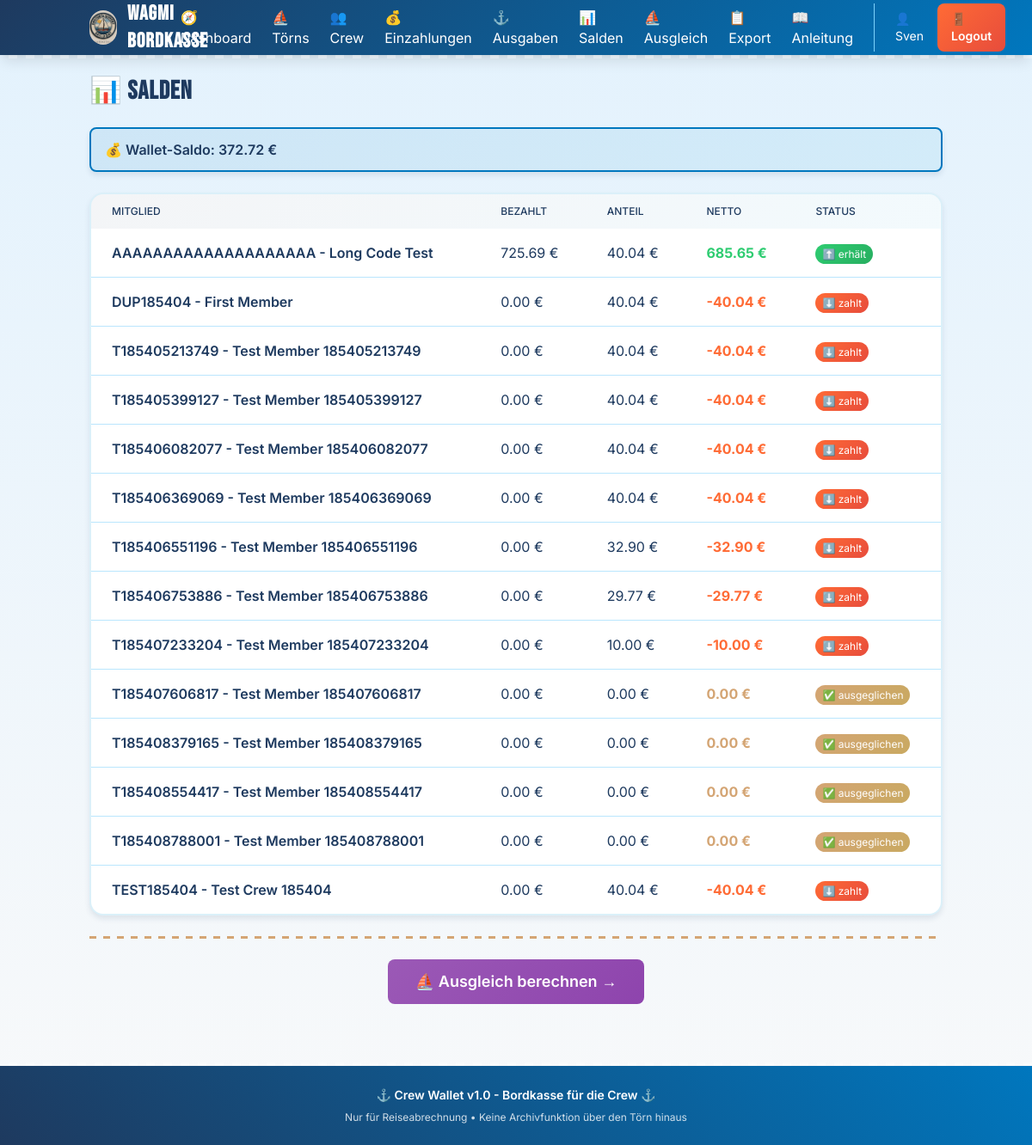
Before: /balances (signed in) with the older database file.
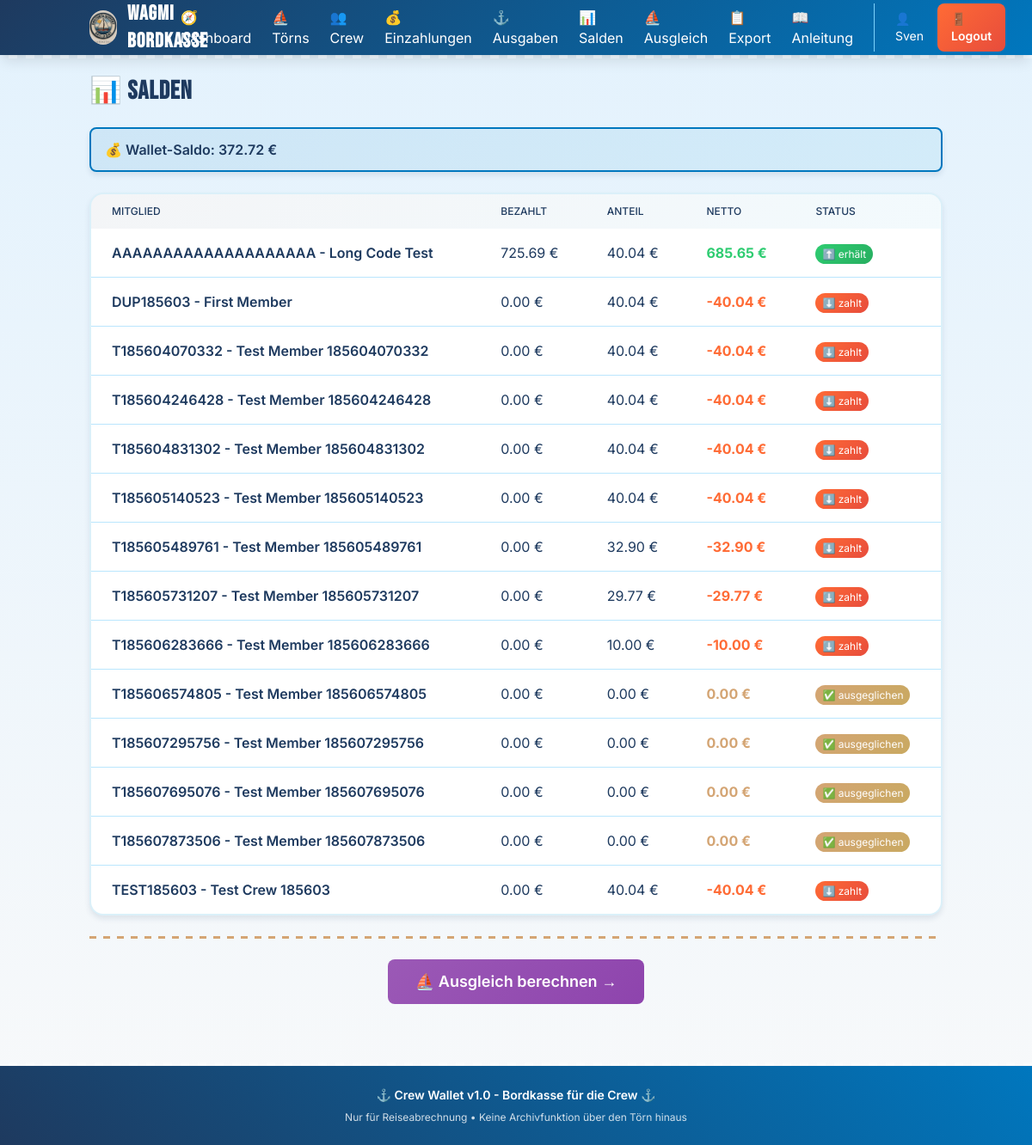
After: the same page with the newer database file.
### models.py (models this page shows)
class CrewMember(Base):
    __tablename__ = "crew_members"
    __table_args__ = (
        UniqueConstraint('trip_id', 'code', name='uq_crew_trip_code'),
    )
    id = Column(Integer, primary_key=True, index=True)
    trip_id = Column(Integer, ForeignKey("trips.id"), nullable=False)
    code = Column(String(20), nullable=False, index=True)
    name = Column(String(100), nullable=False)
    iban_or_handle = Column(String(100), nullable=True)
    created_at = Column(DateTime, default=datetime.utcnow)
    trip = relationship("Trip", back_populates="crew_members")
    deposits = relationship("Deposit", back_populates="member", cascade="all, delete-orphan")
    paid_expenses = relationship("Expense", foreign_keys="Expense.payer_id", back_populates="payer")
    expense_participations = relationship("ExpenseParticipant", back_populates="member", cascade="all, delete-orphan")

### routers/balances.py (the view)
@router.get("/balances", response_class=HTMLResponse)
async def show_balances(request: Request, db: Session = Depends(get_db)):
    active_trip = TripService.get_active_trip(db)
    if not active_trip:
        return RedirectResponse(url="/trips", status_code=303)
    balances, _ = calculate_balances(db, active_trip.id)
    total_deposits = db.query(func.sum(Deposit.amount_eur)).filter(
        Deposit.trip_id == active_trip.id
    ).scalar() or 0.0
    wallet_expenses = db.query(func.sum(Expense.amount_eur)).filter(
        Expense.paid_from == PaidFromEnum.wallet,
        Expense.trip_id == active_trip.id
    ).scalar() or 0.0
    wallet_balance = total_deposits - wallet_expenses
    return templates.TemplateResponse("balances.html", {
        "request": request,
        "balances": balances,
        "wallet_balance": round(wallet_balance, 2)
    })

### templates/balances.html
{% extends "layout.html" %}
{% block content %}
<div class="space-y-6">
    <h1 class="text-3xl font-bold maritime-header" style="color: var(--navy-deep);">📊 Salden</h1>
    <div class="porthole-card px-4 py-3 rounded-lg" style="background: linear-gradient(135deg, rgba(0, 119, 190, 0.1) 0%, rgba(135, 206, 235, 0.2) 100%); border-color: var(--ocean-blue);">
        <p class="font-semibold" style="color: var(--navy-deep);">💰 Wallet-Saldo: {{ "%.2f"|format(wallet_balance) }} €</p>
    </div>
    <div class="bg-white porthole-card overflow-hidden">
        <div class="overflow-x-auto">
            <table class="min-w-full">
                <thead style="background: linear-gradient(135deg, rgba(30, 58, 95, 0.05) 0%, rgba(135, 206, 235, 0.1) 100%);">
                    <tr>
                        <th class="px-6 py-3 text-left text-xs font-medium uppercase" style="color: var(--navy-deep);">Mitglied</th>
                        <th class="px-6 py-3 text-left text-xs font-medium uppercase" style="color: var(--navy-deep);">Bezahlt</th>
                        <th class="px-6 py-3 text-left text-xs font-medium uppercase" style="color: var(--navy-deep);">Anteil</th>
                        <th class="px-6 py-3 text-left text-xs font-medium uppercase" style="color: var(--navy-deep);">Netto</th>
                        <th class="px-6 py-3 text-left text-xs font-medium uppercase" style="color: var(--navy-deep);">Status</th>
                    </tr>
                </thead>
                <tbody class="divide-y divide-sky-200">
                    {% for balance in balances %}
                    <tr>
                        <td class="px-6 py-4 whitespace-nowrap font-semibold" style="color: var(--navy-deep);">
                            {{ balance.member.code }} - {{ balance.member.name }}
                        </td>
                        <td class="px-6 py-4 whitespace-nowrap" style="color: var(--navy-deep);">{{ "%.2f"|format(balance.paid_total) }} €</td>
                        <td class="px-6 py-4 whitespace-nowrap" style="color: var(--navy-deep);">{{ "%.2f"|format(balance.share_owed) }} €</td>
                        <td class="px-6 py-4 whitespace-nowrap font-bold" style="color: {% if balance.net > 0 %}var(--sea-foam){% elif balance.net < 0 %}var(--coral){% else %}var(--sand){% endif %};">
                            {{ "%.2f"|format(balance.net) }} €
                        </td>
                        <td class="px-6 py-4 whitespace-nowrap">
                            <span class="px-2 py-1 text-xs rounded-full text-white"
                                style="background: {% if balance.status == 'receives' %}linear-gradient(135deg, var(--sea-foam) 0%, #27ae60 100%){% elif balance.status == 'pays' %}linear-gradient(135deg, var(--coral) 0%, #e74c3c 100%){% else %}linear-gradient(135deg, var(--sand) 0%, #c9a961 100%){% endif %}">
                                {% if balance.status == 'receives' %}⬆️ erhält
                                {% elif balance.status == 'pays' %}⬇️ zahlt
                                {% else %}✅ ausgeglichen{% endif %}
                            </span>
                        </td>
                    </tr>
                    {% endfor %}
                </tbody>
            </table>
        </div>
    </div>
    <div class="rope-divider"></div>
    <div class="flex justify-center">
        <a href="/settlement" class="text-white px-8 py-3 rounded-lg text-lg font-semibold transition touch-action" style="background: linear-gradient(135deg, #9b59b6 0%, #8e44ad 100%);">
            ⛵ Ausgleich berechnen →
        </a>
    </div>
</div>
{% endblock %}

Changed rows visible on the page:
no longer on this page (row unchanged): CrewMember: member.code "DUP185404", member.name "First Member"
no longer on this page (row unchanged): CrewMember: member.code "T185405213749", member.name "Test Member 185405213749"
no longer on this page (row unchanged): CrewMember: member.code "T185405399127", member.name "Test Member 185405399127"
no longer on this page (row unchanged): CrewMember: member.code "T185406082077", member.name "Test Member 185406082077"
no longer on this page (row unchanged): CrewMember: member.code "T185406369069", member.name "Test Member 185406369069"
no longer on this page (row unchanged): CrewMember: member.code "T185406551196", member.name "Test Member 185406551196"
no longer on this page (row unchanged): CrewMember: member.code "T185406753886", member.name "Test Member 185406753886"
no longer on this page (row unchanged): CrewMember: member.code "T185407233204", member.name "Test Member 185407233204"
no longer on this page (row unchanged): CrewMember: member.code "T185407606817", member.name "Test Member 185407606817"
no longer on this page (row unchanged): CrewMember: member.code "T185408379165", member.name "Test Member 185408379165"
no longer on this page (row unchanged): CrewMember: member.code "T185408554417", member.name "Test Member 185408554417"
no longer on this page (row unchanged): CrewMember: member.code "T185408788001", member.name "Test Member 185408788001"
no longer on this page (row unchanged): CrewMember: member.code "TEST185404", member.name "Test Crew 185404"
added CrewMember: member.code "DUP185603", member.name "First Member"
added CrewMember: member.code "T185604070332", member.name "Test Member 185604070332"
added CrewMember: member.code "T185604246428", member.name "Test Member 185604246428"
added CrewMember: member.code "T185604831302", member.name "Test Member 185604831302"
added CrewMember: member.code "T185605140523", member.name "Test Member 185605140523"
added CrewMember: member.code "T185605489761", member.name "Test Member 185605489761"
added CrewMember: member.code "T185605731207", member.name "Test Member 185605731207"
added CrewMember: member.code "T185606283666", member.name "Test Member 185606283666"
added CrewMember: member.code "T185606574805", member.name "Test Member 185606574805"
added CrewMember: member.code "T185607295756", member.name "Test Member 185607295756"
added CrewMember: member.code "T185607695076", member.name "Test Member 185607695076"
added CrewMember: member.code "T185607873506", member.name "Test Member 185607873506"
added CrewMember: member.code "TEST185603", member.name "Test Crew 185603"
Other visible differences:
new list line: "- 0.00 € 40.04 € -40.04 € ⬇️ zahlt"
new list line: "- 0.00 € 32.90 € -32.90 € ⬇️ zahlt"
new list line: "- 0.00 € 29.77 € -29.77 € ⬇️ zahlt"
new list line: "- 0.00 € 10.00 € -10.00 € ⬇️ zahlt"
new list line: "- 0.00 € 0.00 € 0.00 € ✅ ausgeglichen"
list line gone: "- 0.00 € 40.04 € -40.04 € ⬇️ zahlt"
list line gone: "- 0.00 € 32.90 € -32.90 € ⬇️ zahlt"
list line gone: "- 0.00 € 29.77 € -29.77 € ⬇️ zahlt"
list line gone: "- 0.00 € 10.00 € -10.00 € ⬇️ zahlt"
list line gone: "- 0.00 € 0.00 € 0.00 € ✅ ausgeglichen"
